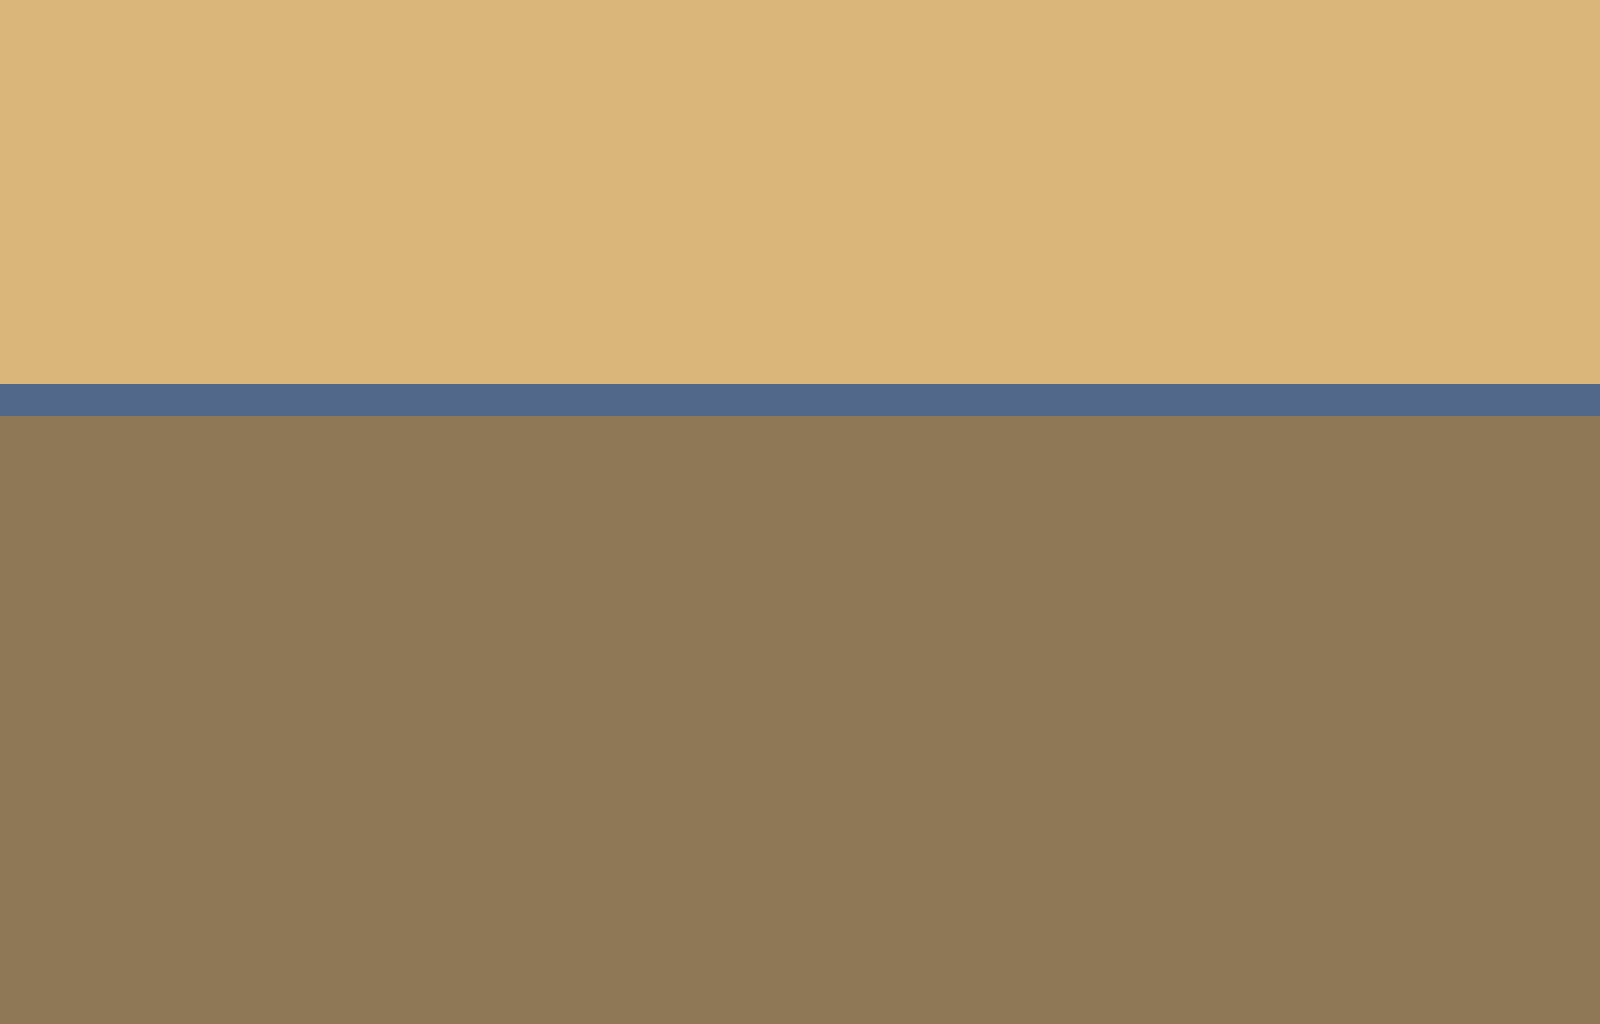

A 2D game scene composited from a Tiled map and its tileset images. What follows is a short description and the map's XML, with each tile layer's data collapsed to a summary:
An orthogonal 50x32 tile map with 32x32 px tiles, 3 tile layers (fond, sol, limite).

<map version="1.10" tiledversion="1.10.1" orientation="orthogonal" renderorder="right-down" width="50" height="32" tilewidth="32" tileheight="32" infinite="0" nextlayerid="6" nextobjectid="2">
 <tileset firstgid="1" source="tileset_tsx.tsx" />
 <layer id="1" name="fond" width="50" height="32">
  <data>[1600 cells, 650 non-empty, 1 distinct tile ids]</data>
 </layer>
 <layer id="2" name="sol" width="50" height="32">
  <data>[1600 cells, 950 non-empty, 1 distinct tile ids]</data>
 </layer>
 <layer id="3" name="limite" width="50" height="32">
  <data>[1600 cells, 50 non-empty, 1 distinct tile ids]</data>
 </layer>
</map>
